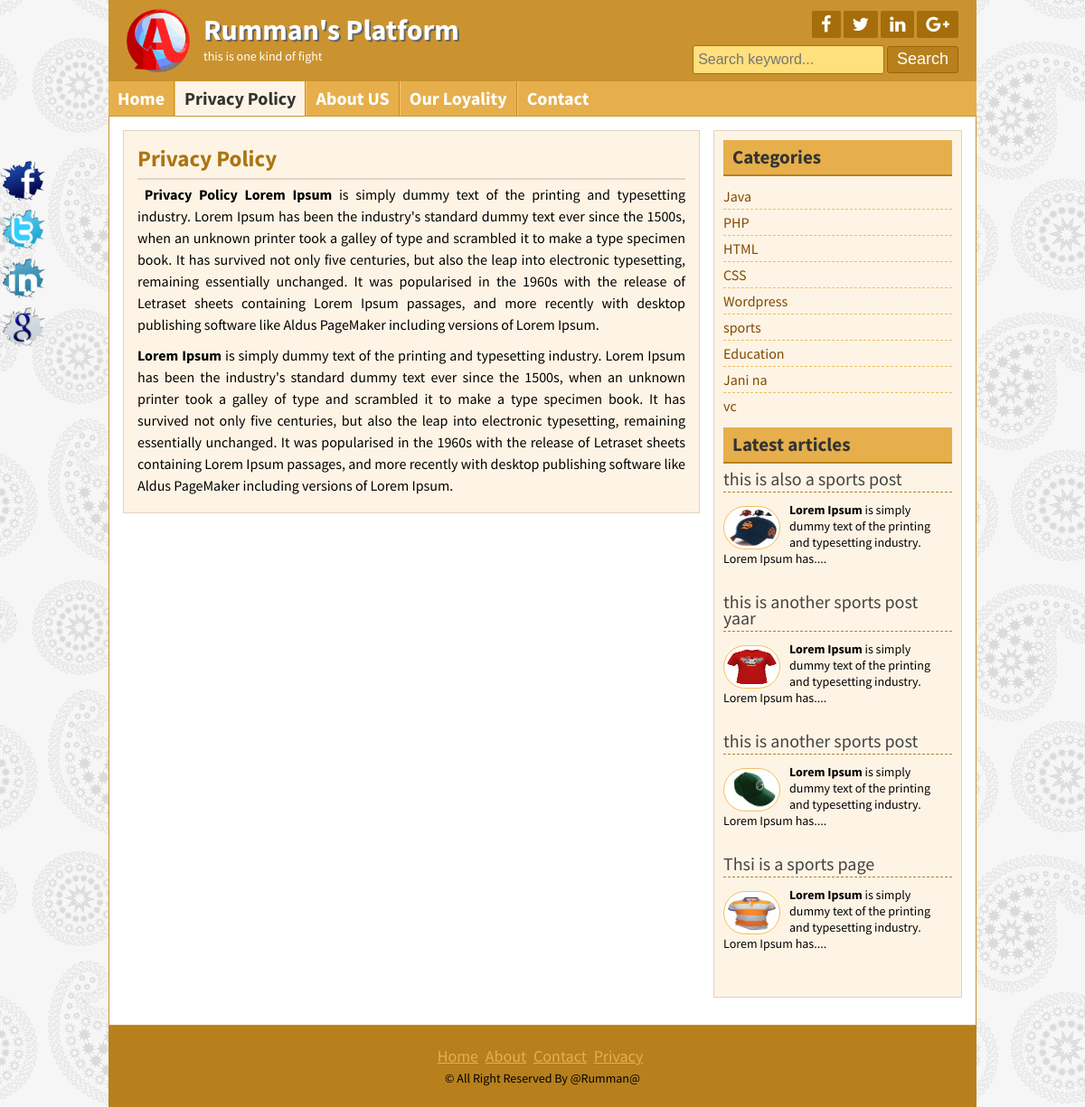
Page /page.php?showpageid=1 on the committed database.
### tables this page shows
CREATE TABLE `forlogotitleslogan` (
  `id` int(11) NOT NULL,
  `title` varchar(255) NOT NULL,
  `slogan` varchar(255) NOT NULL,
  `logo` varchar(255) NOT NULL
);

CREATE TABLE `forpage` (
  `id` int(11) NOT NULL,
  `title` varchar(255) NOT NULL,
  `body` text NOT NULL
);

CREATE TABLE `forcat` (
  `id` int(255) NOT NULL,
  `name` varchar(300) NOT NULL
);

CREATE TABLE `forpost` (
  `id` int(11) NOT NULL,
  `cat` int(11) NOT NULL,
  `title` varchar(300) NOT NULL,
  `body` text NOT NULL,
  `image` varchar(300) NOT NULL,
  `author` varchar(300) NOT NULL,
  `tags` varchar(300) NOT NULL,
  `date` timestamp NOT NULL DEFAULT CURRENT_TIMESTAMP,
  `userroleid` int(11) NOT NULL DEFAULT '0'
);

CREATE TABLE `forfooter` (
  `id` int(11) NOT NULL,
  `copyright` varchar(255) NOT NULL
);

CREATE TABLE `forsocialmedia` (
  `id` int(11) NOT NULL,
  `fb` varchar(255) NOT NULL,
  `tw` varchar(255) NOT NULL,
  `ln` varchar(255) NOT NULL,
  `gplus` varchar(255) NOT NULL
);

### lib/Database.php (called while the page is built, shortened)
<?php
Class Database{
	public $host   = DB_HOST;
	public $user   = DB_USER;
	public $pass   = DB_PASS;
	public $dbname = DB_NAME;
	public $link;
	private function connectDB(){
	$this->link = new mysqli($this->host, $this->user, $this->pass, $this->dbname);
 }
	public function select($query){
		$result = $this->link->query($query) or die($this->link->error.__LINE__);
		if($result->num_rows > 0){
			return $result;
		} else {
			return false;
		}
	}
}

### helpers/Format.php (called while the page is built, shortened)
<?php
class Format
{
	public function textExerpt($text,$limit=400)
	{
        $text = $text." ";
        $text = substr($text,0,$limit);
        $text = substr($text,0,strrpos($text," "));
        $text = $text."....";
        return $text;
	}
}
?>

### page.php (the view)
<?php include 'inc/header.php';?>
<?php
  if(!isset($_GET['showpageid']) && $_GET['showpageid']==NULL){
    header("Location:index.php");
  }else{
     $pageid = $_GET['showpageid'];
  }
?>
<?php
        $getpagequery = "select * from forpage where id = $pageid";
        $getpageresult = $db->select($getpagequery);
        if($getpageresult){
            while ($getpagevalue = $getpageresult->fetch_assoc()) {
    ?>
	<div class="contentsection contemplete clear">
		<div class="maincontent clear">
			<div class="about">
				<h2><?php echo $getpagevalue['title'];?></h2>
				<?php echo $getpagevalue['body'];?>
	</div>
		</div>
		<?php include 'inc/sidebar.php';?>
	</div>
  <?php  } }?>
	<?php include 'inc/footer.php';?>

### inc/header.php (shortened to what this page needs)
<?php include 'lib/Database.php' ;?>
<?php include 'helpers/Format.php';?>
<?php
  $db = new Database();
  $fm = new Format();
?>
<!DOCTYPE html>
<html>
<head>
	<?php include 'scripts/css.php';?>
</head>
<body>
	<div class="headersection templete clear">
		<a href="#">
			<div class="logo">
		<?php
                $query = "select * from forlogotitleslogan where id =1";
                $result = $db->select($query);
                if($result){
                	while ($value= $result->fetch_assoc()) {
		?>
				<img src="admin/<?php echo $value['logo'];?>" alt="Logo"/>
				<h2><?php echo $value['title'];?></h2>
				<p><?php echo $value['slogan'];?></p>
				<?php  } } ;?>
			</div>
		</a>
		<div class="social clear">
			<div class="icon clear">
				<a href="#" target="_blank"><i class="fa fa-facebook"></i></a>
				<a href="#" target="_blank"><i class="fa fa-twitter"></i></a>
				<a href="#" target="_blank"><i class="fa fa-linkedin"></i></a>
				<a href="#" target="_blank"><i class="fa fa-google-plus"></i></a>
			</div>
			<div class="searchbtn clear">
			<form action="search.php" method="get">
				<input type="text" name="search" placeholder="Search keyword..."/>
				<input type="submit" name="submit" value="Search"/>
			</form>
			</div>
		</div>
	</div>
<div class="navsection templete">
	<ul>
	 <?php
      $path = $_SERVER['SCRIPT_NAME'];
	  $currenttitle = basename($path,'.php');
	 ?>
		<li><a  <?php if($currenttitle=='index')
		      echo "id=\"active\"";?>
		href="index.php">Home</a></li>
 	<?php
        $getpagequery = "select * from forpage";
        $getpageresult = $db->select($getpagequery);
        if($getpageresult){
            while ($getpagevalue = $getpageresult->fetch_assoc()) {  ?>
               	<li><a
               	<?php
             if(isset($_GET['showpageid']) && $_GET['showpageid']==$getpagevalue['id']){
             	  echo "id=\"active\"";
				} ?>
    	href="page.php?showpageid=<?php echo $getpagevalue['id'];?>"><?php echo $getpagevalue['title'];?></a></li>
    <?php } }?>
		<li><a
		  <?php if($currenttitle=='contact')
		      echo "id=\"active\"";?>  href="contact.php">Contact</a></li>
	</ul>
</div>

### inc/sidebar.php
<div class="sidebar clear">
		<div class="samesidebar clear">
			<h2>Categories</h2>
				<ul>
			<?php
				 $query = "select * from forcat";
			     $post = $db->select($query);
			     if($post)
			     {
			     	while ($result = $post->fetch_assoc()) {
			?>
					<li><a href="catposts.php?cat=<?php echo $result['id']; ?>"><?php echo $result['name'];?></a></li>
				<?php }}
				else
				{
					echo"<li><a href=\"\">Uncategorized</a></li>";
				}?>
				</ul>
		</div>
<div class="samesidebar clear">
			<h2>Latest articles</h2>
			<?php
    $query = "select * from forpost ORDER BY id DESC LIMIT 4 ";
    $post = $db->select($query);
    if($post)
    {
    	while ($result = $post->fetch_assoc()) {
  ?>
				<div class="popular clear">
					<h3><a href="post.php?id=<?php echo $result['id'];?>"><?php echo $result['title'];?></a></h3>
					<a href="post.php?id=<?php echo $result['id'];?>"><img src="admin/<?php echo $result['image']?>" alt="post image"/></a>
					<p><?php echo $fm->textExerpt($result['body'],125);?></p>
				</div>
				<?php }}
		 else{
		 	header("Location: 404.php");
		 } ?>
		</div>
	</div>

### inc/footer.php (shortened to what this page needs)
<div class="footersection templete clear">
	  <div class="footermenu clear">
		<ul>
			<li><a href="#">Home</a></li>
			<li><a href="#">About</a></li>
			<li><a href="#">Contact</a></li>
			<li><a href="#">Privacy</a></li>
		</ul>
	  </div>
	   <?php
                $crquery = "select * from forfooter where id =1";
                $crresult = $db->select($crquery);
                if($crresult){
                	while ($crvalue = $crresult->fetch_assoc()) {
		   ?>
	  <p>&copy; <?php echo $crvalue['copyright'];?></p>
	  <?php } }?>
	</div>
	<div class="fixedicon clear">
 <?php
                $socialquery = "select * from forsocialmedia where id =1";
                $socialresult = $db->select($socialquery);
                if($socialresult){
                	while ($socialvalue = $socialresult->fetch_assoc()) {
		   ?>
		<a href="<?php echo $socialvalue['fb'];?>"><img src="images/fb.png" alt="Facebook"/></a>
		<a href="<?php echo $socialvalue['tw'];?>"><img src="images/tw.png" alt="Twitter"/></a>
		<a href="<?php echo $socialvalue['ln'];?>"><img src="images/in.png" alt="LinkedIn"/></a>
		<a href="<?php echo $socialvalue['gplus'];?>"><img src="images/gl.png" alt="GooglePlus"/></a>
		<?php } }?>
	</div>
</body>
</html>

### style.css (style rules this page uses)
* { margin:0;padding:0;outline:0 }
body { font-family: 'Source Sans Pro', sans-serif;font-size:14px;line-height:18px;color:#000;background:url(images/bg.png)repeat fixed 0 0 #fff; }
.templete { width:960px;margin:0 auto; }
.contemplete { margin: 0 auto; width: 928px; }
.clear { overflow:hidden; }
input[type="text"], input[type="email"] { border: 1px solid #cfc5b6; border-radius: 3px; margin-bottom: 5px; padding: 5px; width: 300px; }
input[type="submit"] { background: #b7801c none repeat scroll 0 0; border: 1px solid #e6af4b; color: #fff; cursor: pointer; font-size: 20px; padding: 1px 10px; }
.headersection { background: #ca932f none repeat scroll 0 0; color: #fff; }
.logo { float: left; width: 580px; }
.logo img { float: left; margin-right: 15px; padding-bottom: 10px; padding-left: 20px; padding-top: 10px; width: 70px; }
.logo h2 { color: #fff; font-size: 32px; margin-bottom: 11px; margin-top: 24px; text-shadow: 2px 2px 0 #666; }
.logo p { color:#fff; }
.social { float: right; margin-right: 20px; margin-top: 12px; text-align: right; width: 360px; }
.icon { float: right; }
.icon a { background: #a56e0a none repeat scroll 0 0; border-radius: 2px; color: #fff; display: block; float: left; font-size: 20px; margin-left: 3px; padding: 5px 10px; }
.searchbtn { float: right; margin-top: 8px; }
.searchbtn input[type="text"] { border: 1px solid #A56E0A; width: 200px; background: #FFE07C; font-size: 16px; height: 20px; }
.searchbtn input[type="submit"] { border: 1px solid #9d6602; border-radius: 3px; font-size: 18px; height: 30px; padding-left: 10px; padding-right: 10px; padding-top: 0; cursor: pointer; }
.navsection { background: none repeat scroll 0 0 #e6af4b; min-height: 38px; }
.navsection ul { margin:0;padding:0;list-style:none; }
.navsection ul li { border-left: 1px solid #fdc662; border-right: 1px solid #c18a26; display: block; float: left; position:relative; }
.navsection ul li:first-child { border-left: 0px solid #fdc662; }
.navsection ul li:last-child { border-right: 0px solid #c18a26; }
.navsection ul li a { color: #fff; display: block; font-size: 20px; font-weight: bold; padding: 10px; text-decoration: none; }
.navsection ul li a:hover, #active { background:#FEF4E5;color:#333; }
.contentsection { background: #ffffff none repeat scroll 0 0; border: 1px solid #ca932f; padding: 15px; }
.maincontent { background: #fef4e5 none repeat scroll 0 0; border: 1px solid #ded4c5; float: left; margin: 0 15px 15px 0; padding: 8px 15px; width: 606px; }
.about { font-size: 16px; line-height: 24px; text-align: justify; }
.about p { font-size: 16px; line-height: 24px; margin-bottom: 10px; text-align: justify; }
.samepost h2, .about h2 { border-bottom: 2px solid #e0d6c7; color: #ac7511; font-size: 25px; margin-bottom: 4px; padding: 10px 10px 10px 0; }
.sidebar { background: #fef4e5 none repeat scroll 0 0; border: 1px solid #ded4c5; float: right; margin-bottom: 15px; margin-top: 0; padding: 10px; width: 253px; }
.samesidebar { margin-bottom: 10px; }
.samesidebar h2 { background: #e6af4b none repeat scroll 0 0; border-bottom: 2px solid #b7801c; color: #333; margin-bottom: 8px; padding: 10px; }
.samesidebar ul { padding:0;margin:0;list-style:none; }
.samesidebar ul li { border-bottom: 1px dashed #e9c05c; font-size: 16px; padding: 5px 8px 5px 0; }
.samesidebar ul li:last-child { border-bottom: 0px dashed #e9c05c; }
.samesidebar ul li a { color: #814a00; text-decoration: none; }
.samesidebar p { margin-bottom: 10px; }
.popular { margin-bottom: 20px; }
.popular h3 { border-bottom: 1px dashed #b7801c; font-size: 20px; font-weight: normal; margin-bottom: 10px; padding-bottom: 5px; }
.popular h3 a { text-decoration:none;color:#444 }
.popular img { background: #fff none repeat scroll 0 0; border: 1px solid #f6bf5b; border-radius: 30px; float: left; height: 40px; margin-right: 10px; margin-top: 5px; padding: 3px; width: 55px; }
.footersection { height:90px;background:#B7801C;text-align:center }
.footermenu { margin-top: 25px; margin-bottom: 5px; }
.footermenu ul { padding:0;margin:0;list-style:none;text-align:center; }
.footermenu ul li { display:inline-block; }
.footermenu ul li a { color: #E6AF4B; font-size: 18px; margin-right: 5px; }
.fixedicon { left: 0; position: fixed; top: 175px; width: 60px; }
.fixedicon img { width: 50px; }

### rows in the picture
forlogotitleslogan: logo (picture), title "Rumman's Platform", slogan "this is one kind of fight"
forpage: title "Privacy Policy", body "Privacy Policy Lorem Ipsum is simply dummy text of the printing and typesetting industry. Lorem Ipsum has been the industry's standard dummy text ever since the 1500s, when an unknown printer took a galley of type and scrambled it to make a type specimen book. It has survived not only five centuries, but also the leap into electronic typesetting, remaining essentially unchanged. It was popularised in the 1960s with the release of Letraset sheets containing Lorem Ipsum passages, and more recently with desktop publishing software like Aldus PageMaker including versions of Lorem Ipsum. Lorem Ipsum is simply dummy text of the printing and typesetting industry. Lorem Ipsum has been the…"
forpage: title "About US"
forpage: title "Our Loyality"
forcat: name "Java"
forcat: name "PHP"
forcat: name "HTML"
forcat: name "CSS"
forcat: name "Wordpress"
forcat: name "sports"
forcat: name "Education"
forcat: name "Jani na"
forcat: name "vc"
forpost: title "this is also a sports post", image (picture), body "Lorem Ipsum is simply dummy text of the printing and typesetting industry. Lorem Ipsum has...."
forpost: title "this is another sports post yaar", image (picture), body "Lorem Ipsum is simply dummy text of the printing and typesetting industry. Lorem Ipsum has...."
forpost: title "this is another sports post", image (picture), body "Lorem Ipsum is simply dummy text of the printing and typesetting industry. Lorem Ipsum has...."
forpost: title "Thsi is a sports page", image (picture), body "Lorem Ipsum is simply dummy text of the printing and typesetting industry. Lorem Ipsum has...."
forfooter: copyright "All Right Reserved By @Rumman@"
